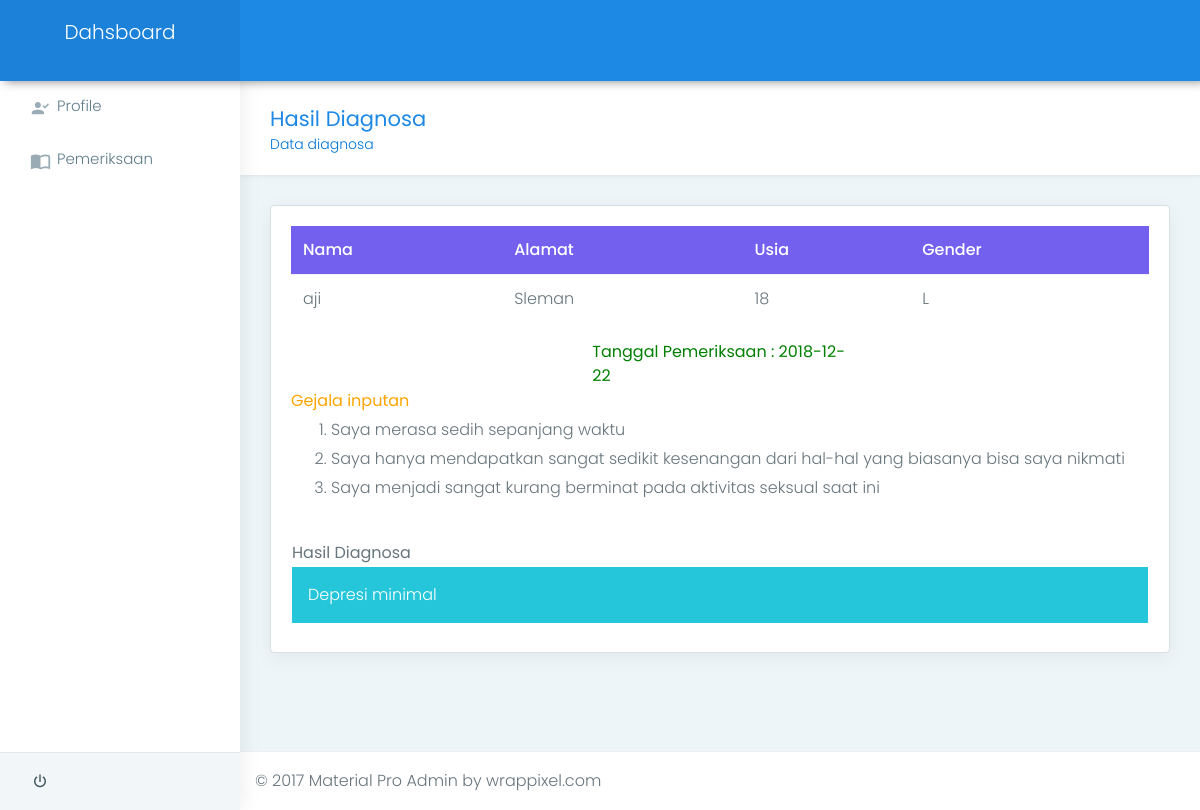
The page /back/pemeriksaan/hasil_diagnosa/1 on the database its author committed.
### tables this page shows
CREATE TABLE IF NOT EXISTS `tb_diagnosa` (
`id_diagnosa` int(11) NOT NULL,
  `id_pemeriksaan` int(11) NOT NULL,
  `total_akhir` varchar(10) NOT NULL,
  `id_klass_dep` int(11) NOT NULL,
  `user_id` int(11) NOT NULL
);

CREATE TABLE IF NOT EXISTS `tb_user` (
`id_user` int(5) NOT NULL,
  `username` varchar(25) NOT NULL,
  `password` varchar(32) NOT NULL,
  `nama` varchar(50) NOT NULL,
  `alamat` text NOT NULL,
  `usia` int(2) NOT NULL,
  `gender` enum('L','P') NOT NULL,
  `level` enum('admin','user') NOT NULL
);

CREATE TABLE IF NOT EXISTS `tb_pemeriksaan` (
`id_pemeriksaan` int(11) NOT NULL,
  `user_id` int(11) NOT NULL,
  `creation_date` date NOT NULL
);

CREATE TABLE IF NOT EXISTS `tb_detail_pemeriksaan` (
`id_detail` int(11) NOT NULL,
  `id_pemeriksaan` int(11) NOT NULL,
  `id_faktor` varchar(5) NOT NULL,
  `id_kategori` varchar(5) NOT NULL,
  `id_gejala` varchar(5) DEFAULT NULL,
  `total` varchar(20) NOT NULL
);

CREATE TABLE IF NOT EXISTS `tb_gejala` (
  `id_gejala` varchar(5) NOT NULL,
  `gejala` text NOT NULL,
  `bobot_gj` float NOT NULL,
  `id_kategori` varchar(5) NOT NULL
);

CREATE TABLE IF NOT EXISTS `tb_klasifikasi_depresi` (
`id_klass` int(11) NOT NULL,
  `nama` varchar(20) NOT NULL,
  `nilai_klasifikasi_bawah` varchar(20) NOT NULL,
  `nilai_klasifikasi_atas` varchar(20) NOT NULL
);

### application/controllers/back/Pemeriksaan.php (called while the page is built, shortened)
<?php if ( ! defined('BASEPATH')) exit('No direct script access allowed');
class Pemeriksaan extends CI_Controller {
	public function __construct()	{
		$this->load->library('session');
    $this->load->helper('form');
    $this->load->helper('url');
    $this->load->model('back/M_pemeriksaan');
    $this->load->model('back/M_faktor');
    $this->load->model('back/M_gejala');
    $this->load->model('back/M_kategori');
	}
	public function hasil_diagnosa($id_diagnosa)
	{
		$data['diagnosa'] = $this->M_pemeriksaan->getdiagnosa($id_diagnosa);
		$this->load->view('back/temp/head');
	    $this->load->view('back/temp/sidebar');
	    $this->load->view('back/pemeriksaan/hasil_diagnosa',$data);
	    $this->load->view('back/temp/footer');
	}
}

### index.php (called while the page is built, shortened)
<?php
require_once BASEPATH.'core/CodeIgniter.php';

### application/models/back/M_pemeriksaan.php (called while the page is built, shortened)
<?php
class M_pemeriksaan extends CI_Model {
  	public function getdiagnosa($id_diagnosa){
      $this->db->select('*,tb_klasifikasi_depresi.nama AS nama_klasifikasi');
      $this->db->from('tb_diagnosa','tb_pemeriksaan','tb_klasifikasi_depresi','tb_user');
      $this->db->join('tb_pemeriksaan', 'tb_diagnosa.id_pemeriksaan = tb_pemeriksaan.id_pemeriksaan','Left');
      $this->db->join('tb_klasifikasi_depresi', 'tb_diagnosa.id_klass_dep = tb_klasifikasi_depresi.id_klass','Left');
      $this->db->join('tb_user', 'tb_diagnosa.user_id = tb_user.id_user','Left');
      $this->db->where('tb_diagnosa.id_diagnosa',$id_diagnosa);
      $q = $this->db->get();
      return $q->result_array();
  	}
    public function get_gejaladiagnosa($id_pemeriksaan) {
		$this->db->select('*');
		$this->db->from('tb_detail_pemeriksaan','tb_gejala');
        $this->db->join('tb_gejala', 'tb_detail_pemeriksaan.id_gejala = tb_gejala.id_gejala','Left');
		$this->db->where('tb_detail_pemeriksaan.id_pemeriksaan', $id_pemeriksaan);
		$this->db->where('tb_detail_pemeriksaan.id_gejala !=', null);
   		$query = $this->db->get('');
		return $query->result_array();
	}
}

### application/views/back/pemeriksaan/hasil_diagnosa.php (the view, shortened to what this page needs)
<div class="page-wrapper">
	<div class="container-fluid">
		<div class="row page-titles">
			<div class="col-md-5 col-8 align-self-center">
				<h3 class="text-themecolor">Hasil Diagnosa</h3>
				<ol class="breadcrumb">
					<li class="breadcrumb-item"><a href="javascript:void(0)">Data diagnosa</a></li>
				</ol>
			</div>
		</div>
		<div class="row">
			<div class="col-lg-12">
				<div class="card">
					<div class="card-block">
						<div class="table-responsive">
                                    <table class="table" width="100%">
                                        <thead>
                                        <tr class="p-3 mb-2 bg-primary text-white">
                                          <th>Nama</th>
                                          <th>Alamat</th>
                                          <th>Usia</th>
                                          <th>Gender</th>
                                        </tr>
                                      </thead>
                                      <tbody>
                                        <tr class="odd gradeX">
                                          <?php
                                          foreach($diagnosa as $list) {
                                          	$id_pemeriksaan = $list['id_pemeriksaan'];?>
                                        <tr>
                                          <td><?php echo $list['nama']; ?></td>
                                          <td><?php echo $list['alamat']; ?></td>
                                          <td><?php echo $list['usia']; ?></td>
                                          <td><?php echo $list['gender']; ?></td>
                                      </tr>
                                      <?php } ?>
                                        </tr>
                                      </tbody>
                                    </table>
                                <div align="center">
                                <table class="" width="30%">
                                        <thead>
                                        <?php
                                          foreach($diagnosa as $list) { ?>
                                        <tr>
                                        	<th align="center"><font color="green">Tanggal Pemeriksaan : <?php echo $list['creation_date'];?> </font></th>
                                        </tr>
                                        <?php } ?>
                                      </thead>
                                    </table>
                                </div>
                                <font color="orange"><b>Gejala inputan</b></font></br>
                                <ol>
                                <?php $gejala= $this->M_pemeriksaan->get_gejaladiagnosa($id_pemeriksaan);
                                foreach ($gejala as $key => $value) {
                                	echo '<li>';
                                 	echo $value['gejala'];
                                 	echo '</li>';
                                 } ?>
                             	</ol>
                                <table class="" width="100%">
                                        <thead>
                                        <?php
                                          foreach($diagnosa as $list) { ?>
                                        <tr>
                                        	<th align="center">Hasil Diagnosa</th>
                                        </tr>
                                        <?php } ?>
                                      </thead>
                                     <tr>
                                      	<?php if ($list['id_klass_dep'] == 1){ ?>
											<td><p class="p-3 mb-2 bg-success text-white"><?php echo $list['nama_klasifikasi'];?></p></td>
										<?php
                                      	}
                                      	 ?>
                                      </tr>
                                    </table>
                                </div>
                            </div>
					</div>
				</div>
			</div>
		</div>
	</div>

### asset/back/material-lite/lite/css/colors/blue.css (style rules this page uses)
.text-themecolor { color: #1e88e5 !important; }

### rows shown on the page
tb_diagnosa: user.nama "aji", user.alamat "Sleman", user.usia "18", user.gender "L", id_pemeriksaan.creation_date "2018-12-22", tb_klasifikasi_depresi.nama "Depresi minimal"
tb_detail_pemeriksaan: id_gejala.gejala "Saya merasa sedih sepanjang waktu"
tb_detail_pemeriksaan: id_gejala.gejala "Saya hanya mendapatkan sangat sedikit kesenangan dari hal-hal yang biasanya bisa saya nikmati"
tb_detail_pemeriksaan: id_gejala.gejala "Saya menjadi sangat kurang berminat pada aktivitas seksual saat ini"
